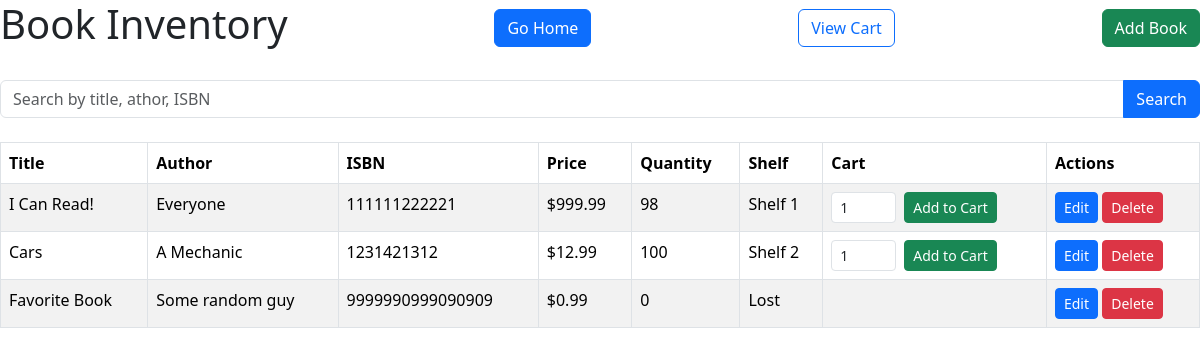
Screenshot of /inventory/ (signed in) with the database file from the repository.
### inventory/models.py (models this page shows, shortened)
class Book(models.Model):
    title = models.CharField(max_length=200)
    author = models.CharField(max_length=200, blank=True)
    isbn = models.CharField(max_length=20, blank=True)
    price = models.DecimalField(max_digits=10, decimal_places=2, null=True, blank=True)
    quantity = models.IntegerField(default=0)
    shelf_location = models.CharField(max_length=50, blank=True)

### inventory/views.py (the view)
# urls.py: path("", views.books, name="books"),
def books(request):
    query = request.GET.get("search", "")
    books = Book.objects.all()
    if query:
        books = books.filter(Q(title__icontains=query) | Q(author__icontains=query) | Q(isbn__icontains=query))
    return render(request, "inventory/books.html", {"books": books,"query": query})

### inventory/templates/inventory/books.html (shortened to what this page needs)
<!DOCTYPE html>
<html>
<head>
    <link href="https://cdn.jsdelivr.net/npm/bootstrap@5/dist/css/bootstrap.min.css" rel="stylesheet">
</head>
<body>
<div class="d-flex justify-content-between align-items-center mb-4">
    <h1>Book Inventory</h1>
        <a href="/" class="btn btn-primary">Go Home </a>
        <a href="/cart/" class="btn btn-outline-primary">View Cart</a>
    {% if user.is_authenticated %}
        <a href="{% url 'add_book' %}" class="btn btn-success">
            Add Book
        </a>
    {% endif %}
</div>
<form method="get" class="mb-4">
    <div class="input-group">
        <input
            type="text"
            name="search"
            class="form-control"
            placeholder="Search by title, athor, ISBN"
            value="{{ query }}"
        >
        <button type="submit" class="btn btn-primary">
            Search
        </button>
    </div>
</form>
<table class="table table-striped table-bordered">
    <thead>
        <tr>
            <th>Title</th>
            <th>Author</th>
            <th>ISBN</th>
            <th>Price</th>
            <th>Quantity</th>
            <th>Shelf</th>
            <th>Cart</th>
            {% if user.is_authenticated %}
                <th>Actions</th>
            {% endif %}
        </tr>
    </thead>
    <tbody>
        {% for book in books %}
        <tr>
            <td>{{ book.title }}</td>
            <td>{{ book.author }}</td>
            <td>{{ book.isbn }}</td>
            <td>${{ book.price }}</td>
            <td>{{ book.quantity }}</td>
            <td>{{ book.shelf_location }}</td>
            <td>
                {% if book.quantity > 0 %}
                <form method="post" action="{% url 'cart:add' book.id %}" class="d-flex gap-2">
                    <input
                    type="number"
                    name="quantity"
                    min="1"
                    max="{{ book.quantity }}"
                    value="1"
                    class="form-control form-control-sm"
                    style="max-width: 65px;"
                    aria-label="Quantity for {{ book.title }}"
                    >
                    <button type="submit" class="btn btn-sm btn-success">
                        Add to Cart
                    </button>
                </form>
                {% endif %}
            </td>
            {% if user.is_authenticated %}
                <td>
                    <a
                        href="{% url 'edit_book' book.id %}"
                        class="btn btn-sm btn-primary"
                    >
                        Edit
                    </a>
                    <form
                        method="post"
                        action="{% url 'delete_book' book.id %}"
                        style="display: inline;"
                    >
                        <button
                            type="submit"
                            class="btn btn-sm btn-danger"
                        >
                            Delete
                        </button>
                    </form>
                </td>
            {% endif %}
        </tr>
        {% empty %}
        <tr>
            <td colspan="8">
                No books found.
            </td>
        </tr>
        {% endfor %}
    </tbody>
</table>
</body>
</html>

### rows the page displays
Book: title "I Can Read!", author "Everyone", isbn "111111222221", price "999.99", quantity "98", shelf_location "Shelf 1"
Book: title "Cars", author "A Mechanic", isbn "1231421312", price "12.99", quantity "100", shelf_location "Shelf 2"
Book: title "Favorite Book", author "Some random guy", isbn "9999990999090909", price "0.99", quantity "0", shelf_location "Lost"
